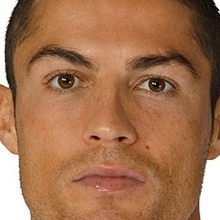
#> input picture photos/Cristiano_Ronaldo.jpg, 220 x 220 px
$ python -i vision.py   (imports and definitions only)   (older library calls are emulated)
#> lines starting #> are read from the running program, lines starting #| are printed output that depends on the picture
#> further down, picture is the input picture: shape (220, 220, 3); mean B, G, R 81.4, 114.4, 162.8
"""Módulo de Visão Computacional para Detecção, Cadastro e Reconhecimento Facial.

Utiliza OpenCV e NumPy nativamente (sem exigir compilação C++/dlib ou GPU),
oferecendo detecção facial via Haar Cascade com equalização de histograma e
extração de embeddings faciais normalizados de 128 dimensões para comparação
por distância euclidiana/similaridade de cosseno.
"""

from __future__ import annotations

import base64
import os
from pathlib import Path
from typing import Any

import cv2
import numpy as np

import sqlite3

from db import (
    SITUACOES,
    add_person,
    delete_person,
    get_all_people,
    get_person,
    save_detection,
)

BASE_DIR = Path(__file__).resolve().parent
PHOTOS_DIR = Path(os.getenv("PHOTOS_DIR", str(BASE_DIR / "photos")))
# [1 line not run here, left out]

RECOGNITION_THRESHOLD = float(os.getenv("RF_THRESHOLD", "0.45"))


def _get_cascade() -> cv2.CascadeClassifier:
    """Carrega o classificador Haar Cascade frontal nativo do OpenCV."""
    cascade_path = cv2.data.haarcascades + "haarcascade_frontalface_default.xml"
    return cv2.CascadeClassifier(cascade_path)


# [15 lines left out: functions decode_image_bytes, encode_image_base64, not called in this run]


def detect_face_boxes(
    img: np.ndarray,
    scale_factor: float = 1.1,
    min_neighbors: int = 5,
    min_size: tuple[int, int] = (40, 40),
) -> list[tuple[int, int, int, int]]:
    """Detecta rostos na imagem e retorna lista de caixas `(x, y, w, h)`.

    Ordena os rostos encontrados do maior para o menor em área.
    """
#> called with scale_factor = 1.1, min_neighbors = 5, min_size = (40, 40)
    gray = cv2.cvtColor(img, cv2.COLOR_BGR2GRAY)
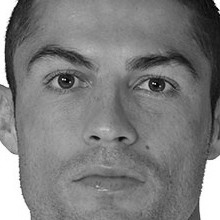
#> gray: shape (220, 220); min 1, max 255, mean 125.1
    gray_eq = cv2.equalizeHist(gray)
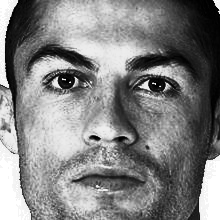
#> gray_eq: shape (220, 220); min 0, max 255, mean 128.9
    cascade = _get_cascade()
    faces = cascade.detectMultiScale(
        gray_eq,
        scaleFactor=scale_factor,
        minNeighbors=min_neighbors,
        minSize=min_size,
    )
#> faces = [[13, 8, 200, 200]]
    if len(faces) == 0:
        return []
    boxes = [(int(x), int(y), int(w), int(h)) for (x, y, w, h) in faces]
#> boxes = [(13, 8, 200, 200)]
    boxes.sort(key=lambda b: b[2] * b[3], reverse=True)
    return boxes


# [110 lines left out: functions extract_face_embedding, match_person, match_embedding, decide_access, not called in this run]


def _safe_name(name: str) -> str:
    return "".join(c if c.isalnum() or c in "_-" else "_" for c in name)


# [181 lines left out: functions delete_person_with_files, register_person_from_bytes, analyze_image_bytes, not called in this run]

>>> import cv2
>>> picture = cv2.imread('photos/Cristiano_Ronaldo.jpg')
>>> result = detect_face_boxes(picture)
#> result = [(13, 8, 200, 200)]

$ run again, on examples/img.jpg
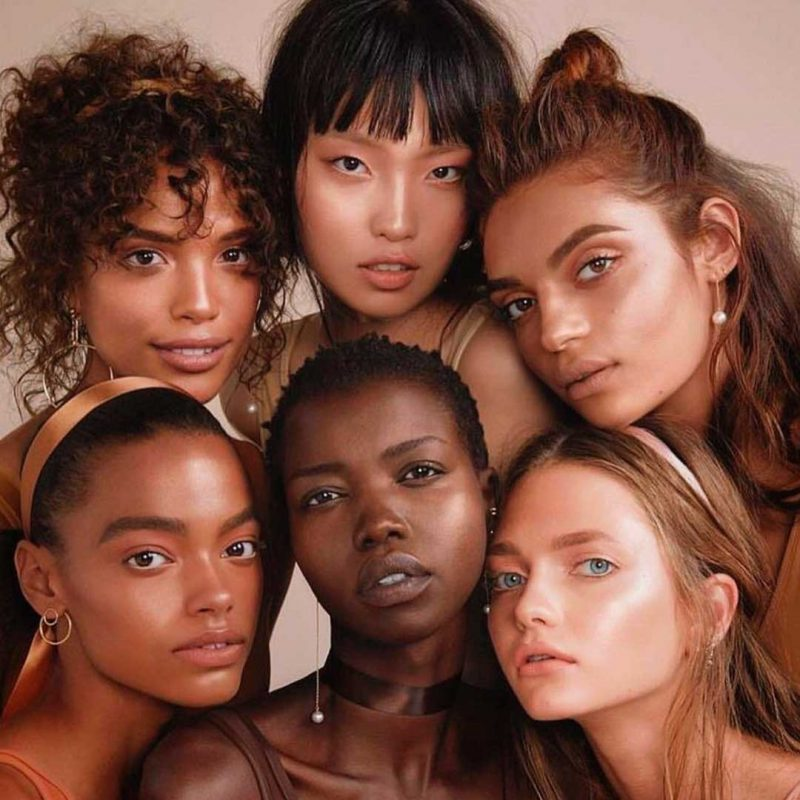
#> input picture examples/img.jpg, 800 x 800 px
#> picture is the input picture: shape (800, 800, 3); mean B, G, R 62.8, 77.6, 123.1
#> in detect_face_boxes, `gray = cv2.cvtColor(img, cv2.COLOR_BGR2GRAY)`:
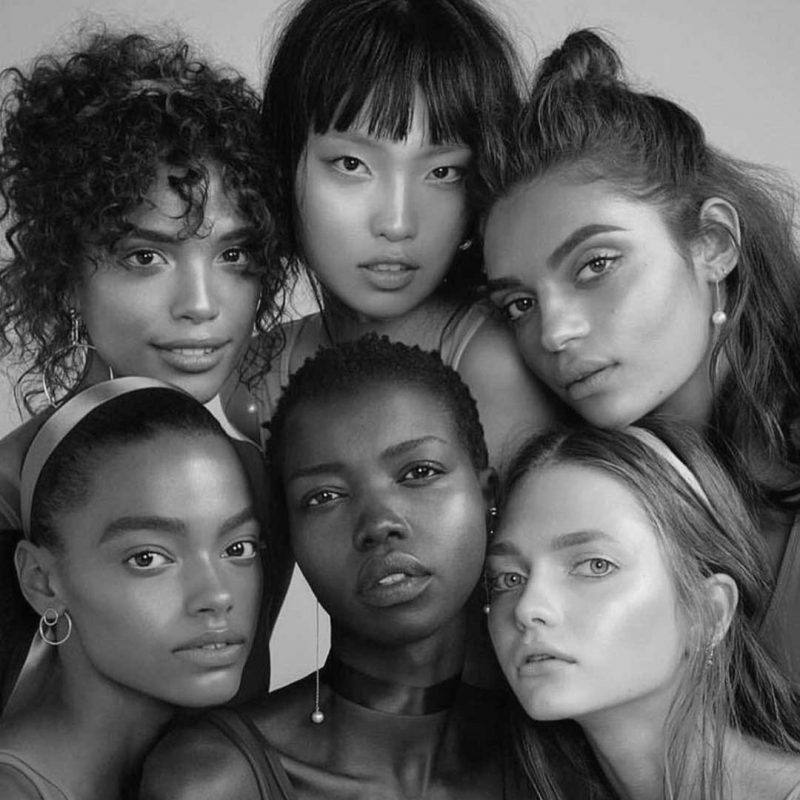
#> gray: shape (800, 800); min 1, max 243, mean 89.5
#> in detect_face_boxes, `gray_eq = cv2.equalizeHist(gray)`:
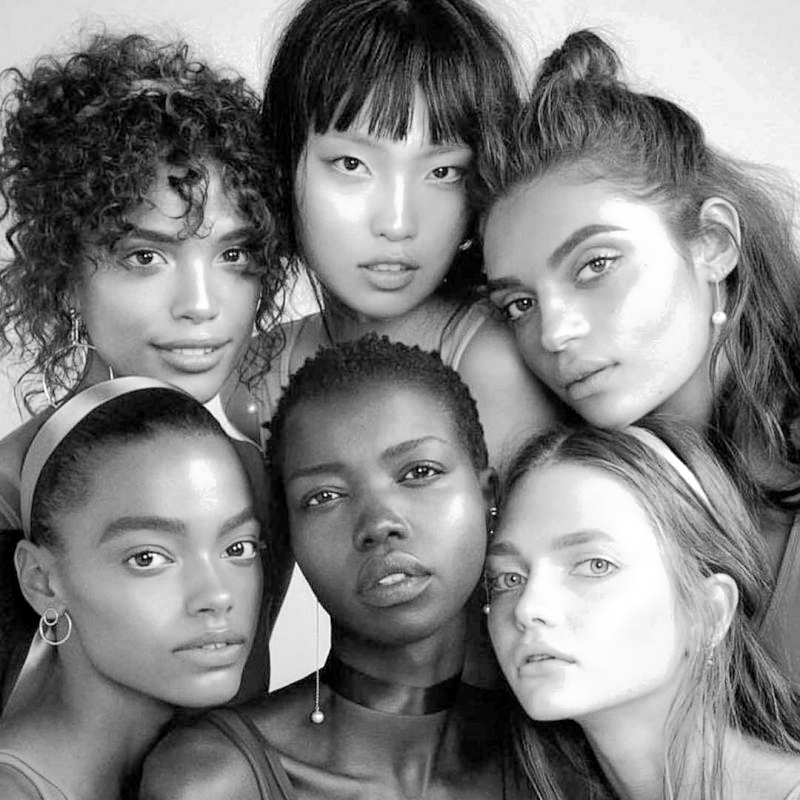
#> gray_eq: shape (800, 800); min 0, max 255, mean 128.2
#> faces = [[480, 585, 99, 99], [91, 468, 212, 212], [269, 392, 226, 226], [284, 94, 218, 218]]
#> boxes = [(480, 585, 99, 99), (91, 468, 212, 212), (269, 392, 226, 226), (284, 94, 218, 218)]
#> result = [(269, 392, 226, 226), (284, 94, 218, 218), (91, 468, 212, 212), (480, 585, 99, 99)]
